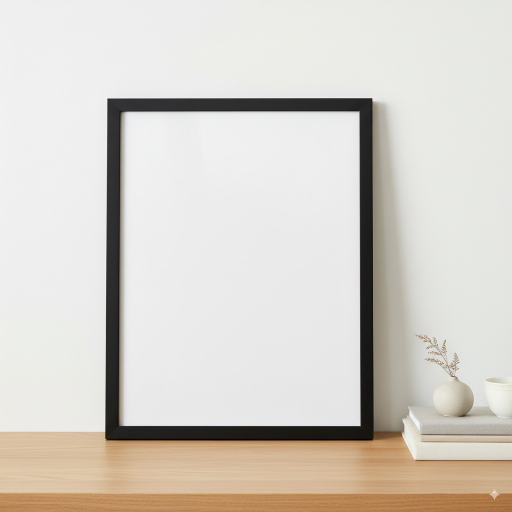
#> input picture mockup_templates/11x14_on_table_v2.jpeg, 1024 x 1024 px, found by its file name (shown at 1/2 size)
$ python upscale_image.py
#> lines starting #> are read from the running program, lines starting #| are printed output that depends on the picture
# upsample_template.py
from PIL import Image, ImageFilter
import math, json, os

def _dist(a,b):
    return math.hypot(b[0]-a[0], b[1]-a[1])

def _quad_from_slot(s):
    if "quad" in s: return s["quad"]
    x,y,w,h = s["rect"]
    return [(x,y),(x+w,y),(x+w,y+h),(x,y+h)]

def _short_side(q):
    w = 0.5*(_dist(q[0],q[1]) + _dist(q[3],q[2]))
    h = 0.5*(_dist(q[0],q[3]) + _dist(q[1],q[2]))
    return min(w,h), (w,h)

def compute_scale(slots, target_short_side=1200, min_scale=2):
    shorts = []
    for s in slots:
        q = _quad_from_slot(s)
        short,_ = _short_side(q)
        shorts.append(short)
    curr_min = min(shorts)
    return max(min_scale, int(math.ceil(target_short_side / max(curr_min,1))))

def upscale_template_and_slots(in_path, out_path, slots,
                               target_short_side=1200,
                               min_scale=2,
                               unsharp=(0.6,120,1)):
    scale = compute_scale(slots, target_short_side, min_scale)
    img = Image.open(in_path).convert("RGB")
    up  = img.resize((img.width*scale, img.height*scale), Image.LANCZOS)
    up  = up.filter(ImageFilter.UnsharpMask(*unsharp))  # mild crisping
    up.save(out_path, "PNG")

    scaled_slots = []
    for s in slots:
        t = dict(s)
        if "rect" in s:
            x,y,w,h = s["rect"]
            t["rect"] = (x*scale, y*scale, w*scale, h*scale)
        if "quad" in s:
            t["quad"] = [(x*scale, y*scale) for (x,y) in _quad_from_slot(s)]
        scaled_slots.append(t)
    return scale, scaled_slots

def report_slot_sizes(slots):
    for i,s in enumerate(slots):
        q = _quad_from_slot(s)
        short,(w,h) = _short_side(q)
        print(f"slot {i}: {int(w)}×{int(h)} px (short={int(short)})")

from PIL import Image, ImageFilter
from PIL.Image import Resampling
import math, json, os

def upscale_paper_clip(in_path, out_path, slots,
                               target_short_side=1200,
                               min_scale=2,
                               unsharp=(0.6,120,1)):
    scale = compute_scale(slots, target_short_side, min_scale)

    # Keep transparency if present (PNG clips)
    img = Image.open(in_path).convert("RGBA")

    # High-quality resize
    up = img.resize((img.width*scale, img.height*scale), Resampling.LANCZOS)

    # Sharpen only the color channels (alpha untouched)
    r, g, b, a = up.split()
    rgb_sharp = Image.merge("RGB", (r, g, b)).filter(ImageFilter.UnsharpMask(*unsharp))
    up = Image.merge("RGBA", (*rgb_sharp.split(), a))

    # Save as PNG to preserve alpha
    up.save(out_path, "PNG")

    # Scale any slot metadata you pass in
    scaled_slots = []
    for s in slots:
        t = dict(s)
        if "rect" in s:
            x,y,w,h = s["rect"]
            t["rect"] = (x*scale, y*scale, w*scale, h*scale)
        if "quad" in s:
            t["quad"] = [(x*scale, y*scale) for (x,y) in _quad_from_slot(s)]
        scaled_slots.append(t)
    return scale, scaled_slots


# [38 lines of commented-out code are left out]
table_quad = [(238,222),(722,222),(722,853),(238,853)]
table_slots = [{"quad": table_quad}]

scale_table, table_slots_big = upscale_template_and_slots(
    in_path="/Users/johnmikedidonato/Projects/TheShapesOfStories/mockup_templates/11x14_on_table_v2.jpeg",
    out_path="/Users/johnmikedidonato/Projects/TheShapesOfStories/mockup_templates/11x14_on_table_v2@BIG.png",
    # in_path="/Users/johnmikedidonato/Projects/TheShapesOfStories/mockup_templates/11x14_on_table_v2_wood.png",
    # out_path="/Users/johnmikedidonato/Projects/TheShapesOfStories/mockup_templates/11x14_on_table_v2_wood@BIG.png",
    slots=table_slots,
    target_short_side=1200,
    min_scale=2
)
#> in upscale_template_and_slots, img is the input picture: PIL image 1024x1024 RGB; mean R, G, B 214.1, 209.1, 201.6
print("TABLE scale used:", scale_table)
report_slot_sizes(table_slots_big)
with open("/Users/johnmikedidonato/Projects/TheShapesOfStories/mockup_templates/11x14_on_table_v2_wood@BIG.slots.json","w") as f:
    json.dump(table_slots_big, f)


# UPSCALE 3 FRAMES ON WALL
three_quads = [
    [(125,340),(353,340),(353,637),(125,637)],
    [(398,340),(626,340),(626,637),(398,637)],
    [(672,340),(900,340),(900,637),(672,637)],
]
three_slots = [{"quad": q} for q in three_quads]

# 1) Upscale the template + coords
scale, slots_big = upscale_template_and_slots(
    in_path  = "/Users/johnmikedidonato/Projects/TheShapesOfStories/mockup_templates/11x14_3_frames_on_wall.jpeg",
    out_path = "/Users/johnmikedidonato/Projects/TheShapesOfStories/mockup_templates/11x14_3_frames_on_wall@BIG_v2.png",
    slots    = three_slots,
    target_short_side=1200,   # aim for ≥1200 px short side per opening
    min_scale=2               # at least 2× even if already big
)
#> call 2 of upscale_template_and_slots, with target_short_side = 1200, min_scale = 2, unsharp = (0.6, 120, 1)
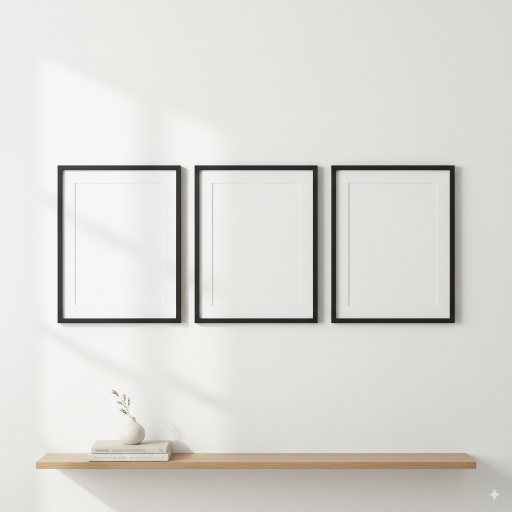
#> input picture mockup_templates/11x14_3_frames_on_wall.jpeg, 1024 x 1024 px, found by its file name (shown at 1/2 size)
#> in upscale_template_and_slots, img is the input picture: PIL image 1024x1024 RGB; mean R, G, B 218.2, 216.8, 212.6

print("scale used:", scale)
report_slot_sizes(slots_big)

# (optional) Save slots to JSON for reuse
with open("/Users/johnmikedidonato/Projects/TheShapesOfStories/mockup_templates/11x14_3_frames_on_wall@BIG.slots.json","w") as f:
    json.dump(slots_big, f)


#UPSCALING CLIP

# paths
clip_in  = "/Users/johnmikedidonato/Projects/TheShapesOfStories/mockup_templates/gold-clip.png"
clip_out = "/Users/johnmikedidonato/Projects/TheShapesOfStories/mockup_templates/gold-clip@BIG.png"

# describe the full image as a single 'slot' so scale is computed properly
w, h = Image.open(clip_in).size
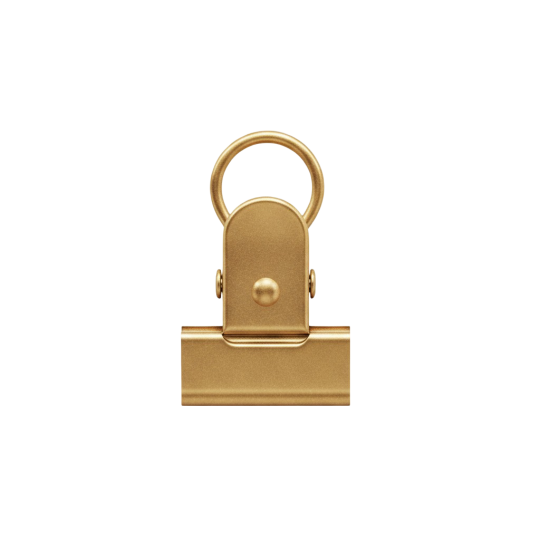
#> input picture mockup_templates/gold-clip.png, 1080 x 1080 px, found by its file name (shown at 1/2 size)
#> w = 1080; h = 1080
clip_slots = [{"rect": (0, 0, w, h)}]

# upscale: aim for a larger short side; 1600–1800 is a good target for crisp rotation/resampling
scale_clip, _ = upscale_paper_clip(
    in_path=clip_in,
    out_path=clip_out,
    slots=clip_slots,
    target_short_side=1600,   # try 1800 if you want bigger
    min_scale=2,              # at least 2×
    unsharp=(0.6, 120, 1)     # mild crisping
)
#> in upscale_paper_clip, `scale = compute_scale(slots, target_short_side, min_scale)`: scale = 2
#> in upscale_paper_clip, img is the input picture: PIL image 1080x1080 RGBA; mean R, G, B, A 17, 13.3, 8, 23.5
#> in upscale_paper_clip, `r, g, b, a = up.split()`:
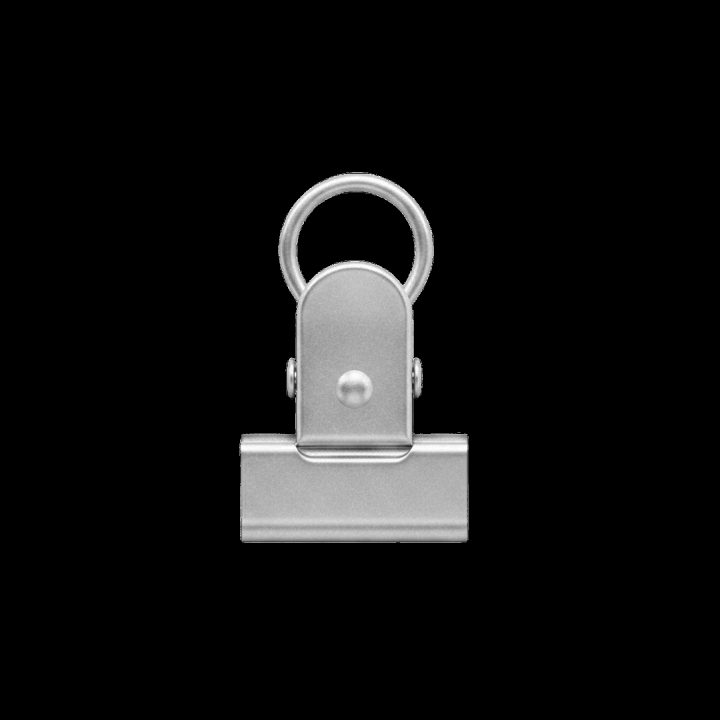
#> r: PIL image 2160x2160 L (shown at 1/3 size); min 0, max 255, mean 17.2
#> in upscale_paper_clip, `r, g, b, a = up.split()`:
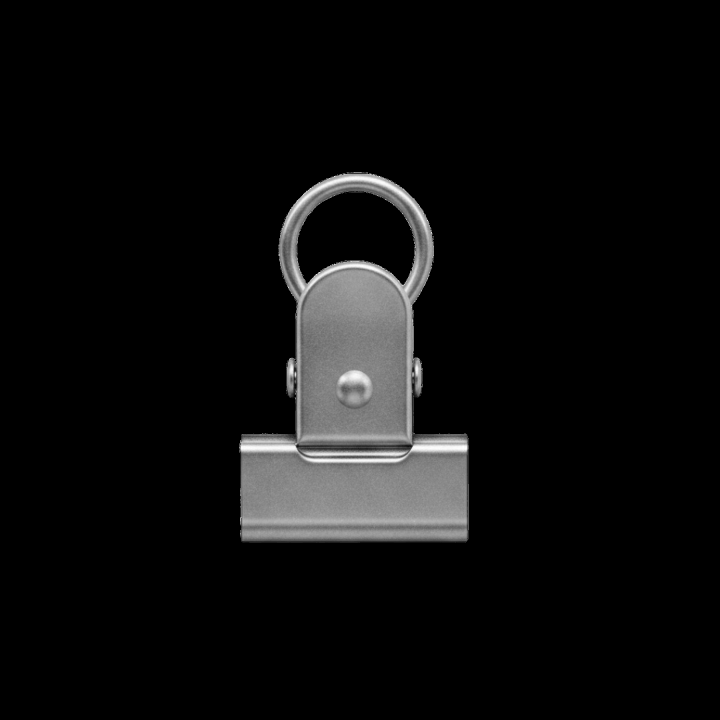
#> g: PIL image 2160x2160 L (shown at 1/3 size); min 0, max 255, mean 13.4
#> in upscale_paper_clip, `r, g, b, a = up.split()`:
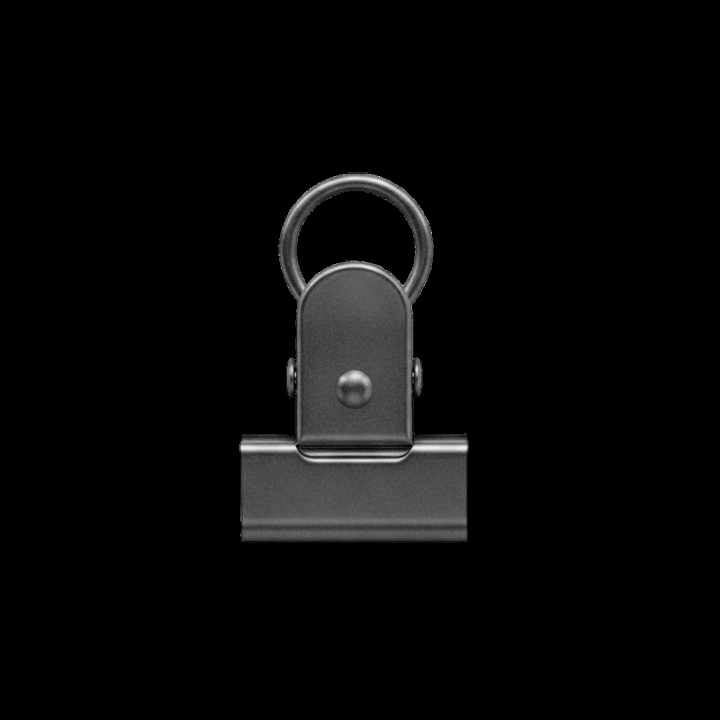
#> b: PIL image 2160x2160 L (shown at 1/3 size); min 0, max 255, mean 8
#> in upscale_paper_clip, `r, g, b, a = up.split()`:
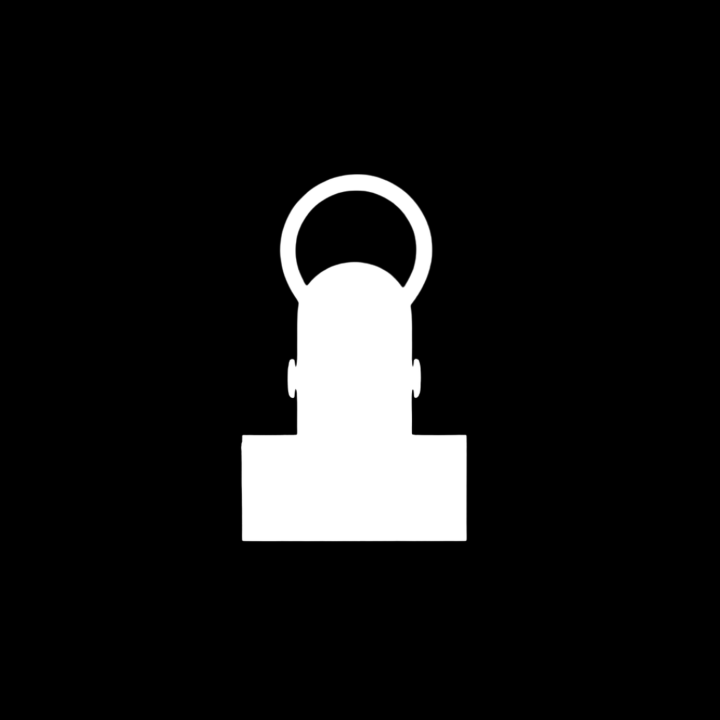
#> a: PIL image 2160x2160 L (shown at 1/3 size); min 0, max 255, mean 23.5
#> in upscale_paper_clip, `rgb_sharp = Image.merge("RGB", (r, g, b)).filter(ImageFilter.UnsharpMa..`:
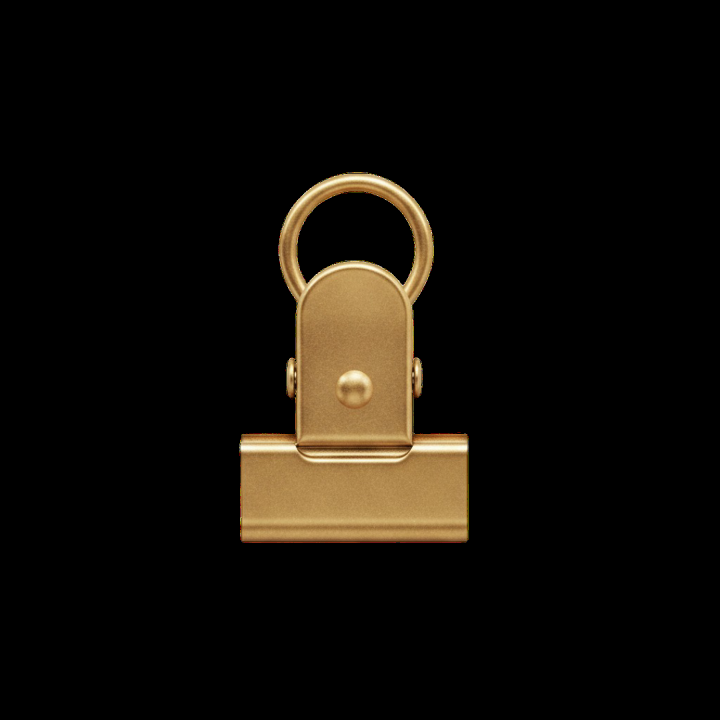
#> rgb_sharp: PIL image 2160x2160 RGB (shown at 1/3 size); mean R, G, B 17.2, 13.4, 8.1
#> the loop in upscale_paper_clip, `for s in slots:` made 1 pass
#> after the loop in upscale_paper_clip, `for s in slots:`: scaled_slots = 1 item
#> scale_clip = 2

print("Clip scale used:", scale_clip)
#| Clip scale used: 2
report_slot_sizes([{"rect": (0, 0, w*scale_clip, h*scale_clip)}])
# Now use `clip_out` in your overlay step
